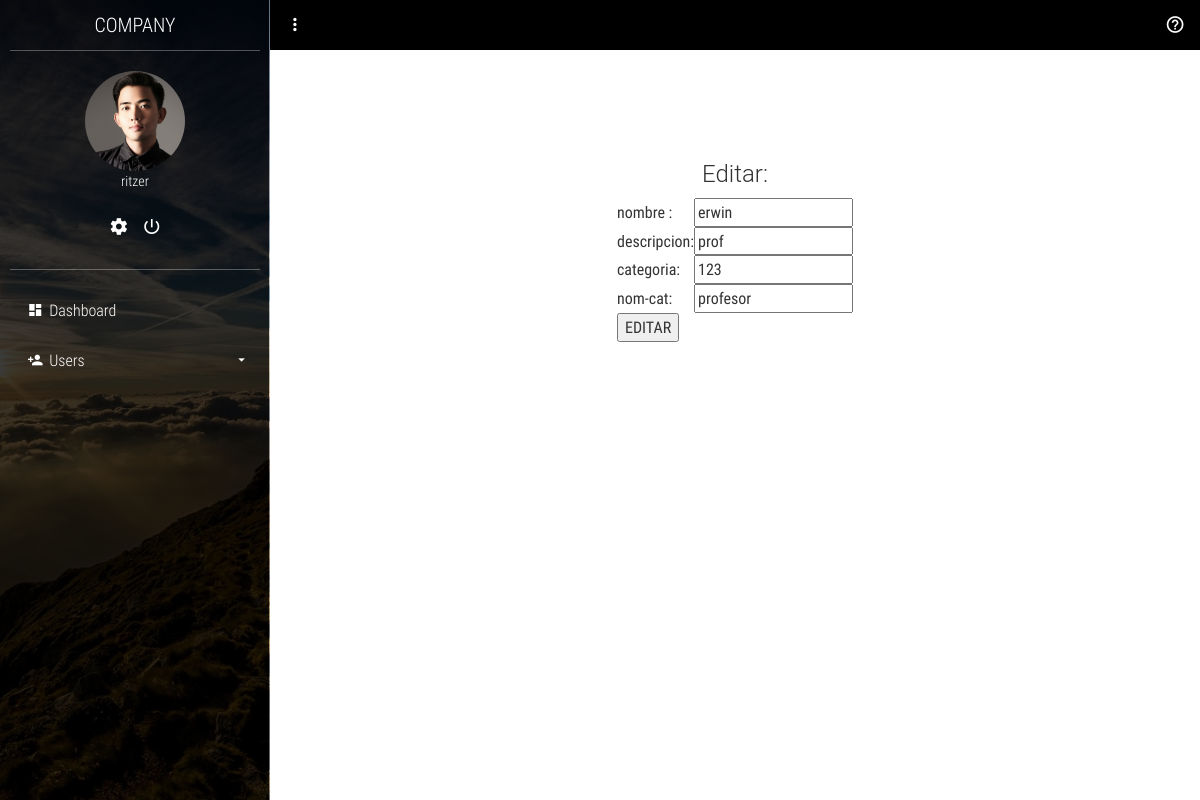
The app's page /admin.act.php?id=10 (signed in) with its own data.
### tables this page shows
CREATE TABLE `usuarios` (
  `id` int(11) NOT NULL,
  `nombre` varchar(255) NOT NULL,
  `usuario` varchar(255) NOT NULL,
  `password` varchar(255) NOT NULL,
  `tipo_usuario` varchar(255) NOT NULL,
  `genero` varchar(255) NOT NULL
);

### functions.php (called while the page is built, shortened)
<?php
function iniciarSession($table, $conexion){
  $statement = $conexion->prepare("SELECT * FROM $table WHERE usuario = :usuario");
  $statement->execute([
    ':usuario' => $_SESSION['usuario']
  ]);
  return $statement->fetch(PDO::FETCH_ASSOC);
}
?>

### views/admin.act.view.php (the view, shortened to what this page needs)
<?php
if(isset($_SESSION['usuario'])){
		include 'admin/conexion.php';
		$id = $_GET['id'];
		$sentencia = $bd->prepare("SELECT * FROM usuarios WHERE id = ?;");
		$sentencia->execute([$id]);
		$persona = $sentencia->fetch(PDO::FETCH_OBJ);
	}else{
		echo "Error en el sistema";
	}
?>
<!DOCTYPE html>
<html lang="es">
<head>
	<link rel="stylesheet" href="./css/main.css">
</head>
<body>
<section class="full-box cover dashboard-sideBar">
		<div class="full-box dashboard-sideBar-ct">
			<div class="full-box text-uppercase text-center text-titles dashboard-sideBar-title">
				company <i class="zmdi zmdi-close btn-menu-dashboard visible-xs"></i>
			</div>
			<div class="full-box dashboard-sideBar-UserInfo">
				<figure class="full-box">
					<img src="./assets/img/avatar.jpg" alt="UserIcon">
					<figcaption class="text-center text-titles"><?php echo $user['nombre']; ?></figcaption>
				</figure>
				<ul class="full-box list-unstyled text-center">
					<li>
						<a href="cuenta.php" title="Mis datos">
							<i class="zmdi zmdi-settings"></i>
						</a>
					</li>
					<li>
						<a href="#!" class="btn-exit-system">
							<i class="zmdi zmdi-power"></i>
						</a>
					</li>
				</ul>
			</div>
			<ul class="list-unstyled full-box dashboard-sideBar-Menu">
				<li>
					<a href="admin.php">
						<i class="zmdi zmdi-view-dashboard zmdi-hc-fw"></i> Dashboard
					</a>
				</li>
				<li>
					<a href="#!" class="btn-sideBar-SubMenu">
						<i class="zmdi zmdi-account-add zmdi-hc-fw"></i> Users <i class="zmdi zmdi-caret-down pull-right"></i>
					</a>
					<ul class="list-unstyled full-box">
					</ul>
				</li>
			</ul>
		</div>
	</section>
	<section class="full-box dashboard-contentPage">
		<nav class="full-box dashboard-Navbar">
			<ul class="full-box list-unstyled text-right">
				<li class="pull-left">
					<a href="#!" class="btn-menu-dashboard"><i class="zmdi zmdi-more-vert"></i></a>
				</li>
				<li>
					<a href="#!" class="btn-modal-help">
						<i class="zmdi zmdi-help-outline"></i>
					</a>
				</li>
			</ul>
		</nav>
		<br><br><br><br>
		<center>
		<h3>Editar:</h3>
		<form method="POST" action="editarProceso.php">
			<table>
				<tr>
					<td>nombre : </td>
					<td><input type="text" name="nom" value="<?php echo $persona->nombre; ?>"></td>
				</tr>
				<tr>
					<td>descripcion: </td>
					<td><input type="text" name="usu" value="<?php echo $persona->usuario; ?>"></td>
				</tr>
				<tr>
					<td>categoria: </td>
					<td><input type="text" name="pass" value="<?php echo $persona->password; ?>"></td>
				</tr>
				<tr>
					<td>nom-cat: </td>
					<td><input type="text" name="tip" value="<?php echo $persona->tipo_usuario; ?>"></td>
				</tr>
				<tr>
					<td colspan="2"><input type="submit" value="EDITAR"></td>
				</tr>
			</table>
		</form>
</center>
	</section>
</body>
</html>

### css/main.css (style rules this page uses)
body, html { background-color: #fff; width: 100%; height: 100%; margin: 0; padding: 0; position: relative; font-size: 16px; font-family: 'RobotoCondensed'; overflow: hidden; }
.full-box { margin: 0; padding: 0; width: 100%; box-sizing: border-box; }
.cover { background: 50% 50% no-repeat; background-size: cover; }
.text-titles { font-family: 'RobotoCondensedLight' }
.dashboard-sideBar, .dashboard-contentPage { position: absolute; top: 0; height: 100%; transition: all .3s ease-in-out; }
.dashboard-sideBar, .dashboard-sideBar-ct { width: 270px; }
.dashboard-sideBar { left: 0; z-index: 2; background-image: url('../assets/img/sideBar-font.jpg'); border-right: 1px solid rgba(255, 255, 255, .4); overflow: hidden; }
.dashboard-sideBar-ct { position: relative; height: 100%; background-color: rgba(0, 0, 0, .77); padding: 0 10px; padding-bottom: 30px; }
.dashboard-sideBar-title, .dashboard-sideBar-title > i { height: 50px; line-height: 50px; color: #fff; font-size: 20px; }
.dashboard-sideBar-title { position: relative; }
.dashboard-sideBar-UserInfo { border-top: 1px solid rgba(255, 255, 255, .3); border-bottom: 1px solid rgba(255, 255, 255, .3); color: #fff; font-size: 14px; padding: 20px 0; }
.dashboard-sideBar-UserInfo figure img { width: 100px; height: 100px; border-radius: 100%; display: block; margin: 0 auto; }
.dashboard-sideBar-UserInfo ul { margin-top: 15px; }
.dashboard-sideBar-UserInfo ul > li, .dashboard-sideBar-UserInfo ul > li > a { display: inline-block; color: #fff; }
.dashboard-sideBar-UserInfo ul > li > a { outline: none; font-size: 20px; padding: 7px; transition: all .3s ease-in-out; }
.dashboard-sideBar-Menu { padding-top: 15px; }
.dashboard-sideBar-Menu > li, .dashboard-sideBar-Menu > li > a, .dashboard-sideBar-Menu > li > ul > li, .dashboard-sideBar-Menu > li > ul > li > a { line-height: 50px; font-family: "RobotoCondensedLight"; display: block; color: #fff; text-decoration: none; border-radius: 4px; transition: all .3s ease-in-out; position: relative; }
.dashboard-sideBar-Menu > li > a > i.zmdi-caret-down { line-height: 50px; transition: all .3s ease-in-out; }
.dashboard-sideBar-Menu > li > a { padding: 0 15px; box-sizing: border-box; height: 50px; outline: none; }
.dashboard-sideBar-Menu > li > ul { position: relative; padding-top: 7px; height: 0; overflow: hidden; }
.dashboard-contentPage { right: 0; z-index: 1; padding-left: 270px; }
.dashboard-Navbar, .dashboard-Navbar > ul, .dashboard-Navbar > ul >li, .dashboard-Navbar > ul > li > a { height: 50px; line-height: 50px; }
.dashboard-Navbar > ul > li > a { outline: none; }
.dashboard-Navbar { background-color: #000; overflow: hidden; }
.dashboard-Navbar > ul >li, .dashboard-Navbar > ul > li > a { display: inline-block; width: 50px; text-align: center; color: #fff; margin: 0; padding: 0; font-size: 20px; transition: all .3s ease-in-out; position: relative; }

### records on screen
usuarios: nombre "ritzer"
usuarios: nom "erwin", usu "prof", pass "123", tip "profesor"
